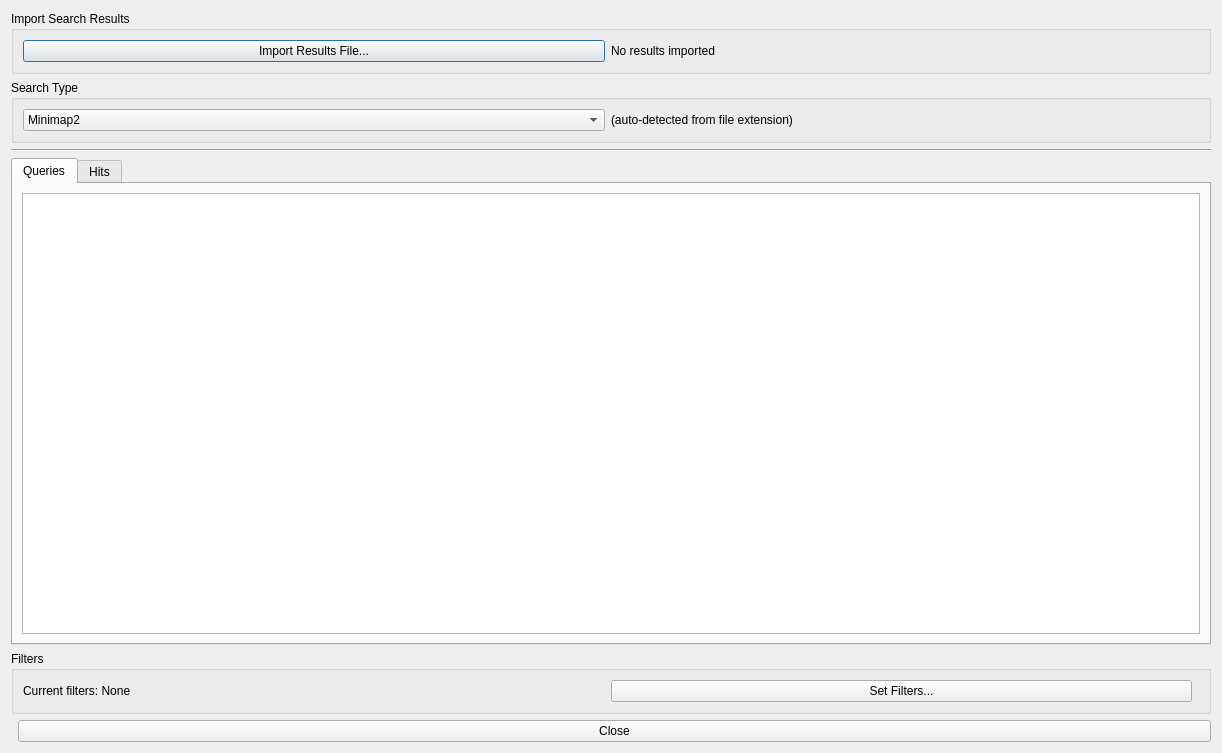
<?xml version="1.0" encoding="UTF-8"?>
<ui version="4.0">
 <class>GraphSearchDialog</class>
 <widget class="QDialog" name="GraphSearchDialog">
  <property name="geometry">
   <rect>
    <x>0</x>
    <y>0</y>
    <width>1222</width>
    <height>753</height>
   </rect>
  </property>
  <property name="windowTitle">
   <string>Graph Search - Import Results</string>
  </property>
  <layout class="QVBoxLayout" name="mainLayout">
   <item>
    <widget class="QGroupBox" name="importGroupBox">
     <property name="title">
      <string>Import Search Results</string>
     </property>
     <layout class="QHBoxLayout" name="importLayout">
      <item>
       <widget class="QPushButton" name="importResultsButton">
        <property name="text">
         <string>Import Results File...</string>
        </property>
        <property name="toolTip">
         <string>Import pre-computed search results. Supported formats: PAF (Minimap2), BLAST tabular, HMMER domtbl</string>
        </property>
       </widget>
      </item>
      <item>
       <widget class="QLabel" name="importStatusLabel">
        <property name="text">
         <string>No results imported</string>
        </property>
       </widget>
      </item>
      <item>
       <spacer name="importSpacer">
        <property name="orientation">
         <enum>Qt::Horizontal</enum>
        </property>
       </spacer>
      </item>
     </layout>
    </widget>
   </item>
   <item>
    <widget class="QGroupBox" name="searchTypeGroupBox">
     <property name="title">
      <string>Search Type</string>
     </property>
     <layout class="QHBoxLayout" name="searchTypeLayout">
      <item>
       <widget class="QComboBox" name="searcherComboBox">
        <item>
         <property name="text">
          <string>Minimap2</string>
         </property>
        </item>
        <item>
         <property name="text">
          <string>BLAST</string>
         </property>
        </item>
        <item>
         <property name="text">
          <string>HMMER</string>
         </property>
        </item>
       </widget>
      </item>
      <item>
       <widget class="QLabel" name="searchTypeLabel">
        <property name="text">
         <string>(auto-detected from file extension)</string>
        </property>
       </widget>
      </item>
      <item>
       <spacer name="searchTypeSpacer">
        <property name="orientation">
         <enum>Qt::Horizontal</enum>
        </property>
       </spacer>
      </item>
     </layout>
    </widget>
   </item>
   <item>
    <widget class="Line" name="line1">
     <property name="orientation">
      <enum>Qt::Horizontal</enum>
     </property>
    </widget>
   </item>
   <item>
    <widget class="QTabWidget" name="resultsTabWidget">
     <property name="currentIndex">
      <number>0</number>
     </property>
     <widget class="QWidget" name="queriesTab">
      <attribute name="title">
       <string>Queries</string>
      </attribute>
      <layout class="QVBoxLayout" name="queriesTabLayout">
       <item>
        <widget class="QTableView" name="blastQueriesTable">
         <property name="selectionMode">
          <enum>QAbstractItemView::ExtendedSelection</enum>
         </property>
         <property name="selectionBehavior">
          <enum>QAbstractItemView::SelectRows</enum>
         </property>
         <property name="sortingEnabled">
          <bool>true</bool>
         </property>
        </widget>
       </item>
      </layout>
     </widget>
     <widget class="QWidget" name="hitsTab">
      <attribute name="title">
       <string>Hits</string>
      </attribute>
      <layout class="QVBoxLayout" name="hitsTabLayout">
       <item>
        <widget class="QTableView" name="blastHitsTable">
         <property name="selectionMode">
          <enum>QAbstractItemView::ExtendedSelection</enum>
         </property>
         <property name="selectionBehavior">
          <enum>QAbstractItemView::SelectRows</enum>
         </property>
         <property name="sortingEnabled">
          <bool>true</bool>
         </property>
        </widget>
       </item>
      </layout>
     </widget>
    </widget>
   </item>
   <item>
    <widget class="QGroupBox" name="filtersGroupBox">
     <property name="title">
      <string>Filters</string>
     </property>
     <layout class="QHBoxLayout" name="filtersLayout">
      <item>
       <widget class="QLabel" name="filtersLabel">
        <property name="text">
         <string>Current filters: None</string>
        </property>
       </widget>
      </item>
      <item>
       <widget class="QPushButton" name="filtersButton">
        <property name="text">
         <string>Set Filters...</string>
        </property>
       </widget>
      </item>
      <item>
       <spacer name="filtersSpacer">
        <property name="orientation">
         <enum>Qt::Horizontal</enum>
        </property>
       </spacer>
      </item>
     </layout>
    </widget>
   </item>
   <item>
    <layout class="QHBoxLayout" name="buttonLayout">
     <item>
      <spacer name="buttonSpacer">
       <property name="orientation">
        <enum>Qt::Horizontal</enum>
       </property>
      </spacer>
     </item>
     <item>
      <widget class="QPushButton" name="closeButton">
       <property name="text">
        <string>Close</string>
       </property>
      </widget>
     </item>
    </layout>
   </item>
  </layout>
 </widget>
 <resources/>
 <connections/>
</ui>
